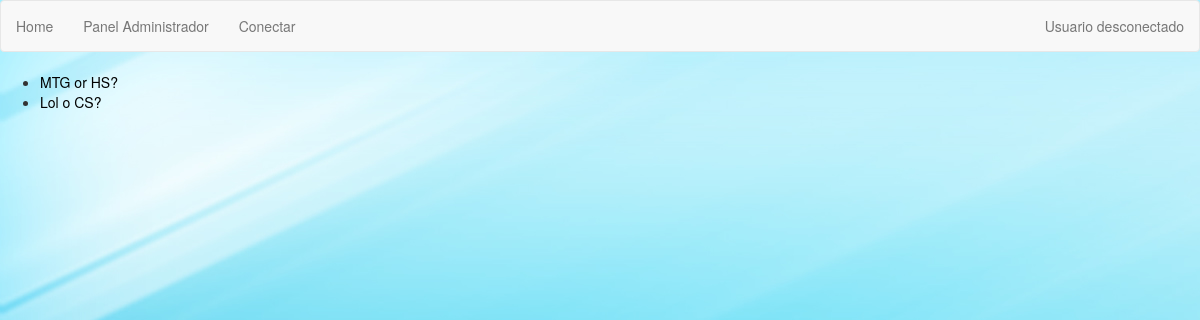
Page /index on the earlier database version.
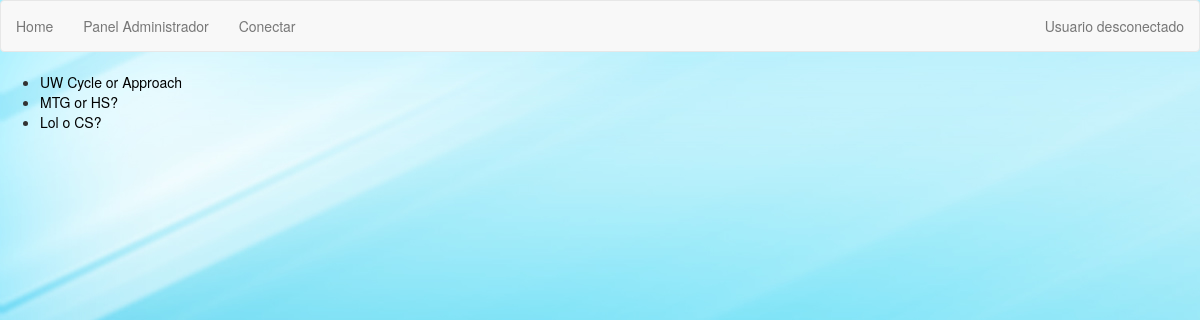
Same page on the later database version.
### polls/models.py (models this page shows, shortened)
class Pregunta(models.Model):
    autor = models.ForeignKey(settings.AUTH_USER_MODEL,on_delete=models.CASCADE,)
    texto = models.CharField(max_length=200)
    fecha_publicacion = models.DateTimeField('Fecha Publicacion')
    fecha_expiracion = models.DateTimeField('Fecha Expiracion')

### polls/views.py (the view)
# urls.py: path('index', views.IndexView.as_view(), name='index'),
class IndexView(generic.ListView):
    template_name = 'polls/index.html'
    context_object_name = 'lista_respuesta'
    def get_queryset(self):
        return Pregunta.objects.order_by('-fecha_publicacion')[:5]

### polls/templates/polls/index.html
{% extends "../base.html" %}
{% load static %}
{% block content %}
<link rel="stylesheet" type="text/css" href="{% static 'polls/style.css' %}" />
{% if lista_respuesta %}
    <ul>
    {% for pregunta in lista_respuesta %}
        <li><a href="{% url 'polls:detail' pregunta.id %}">{{ pregunta.texto }}</a></li>
    {% endfor %}
    </ul>
{% else %}
    <p>No polls are available.</p>
{% endif %}
{% endblock %}

Differences in the rows shown:
added Pregunta: texto "UW Cycle or Approach"
